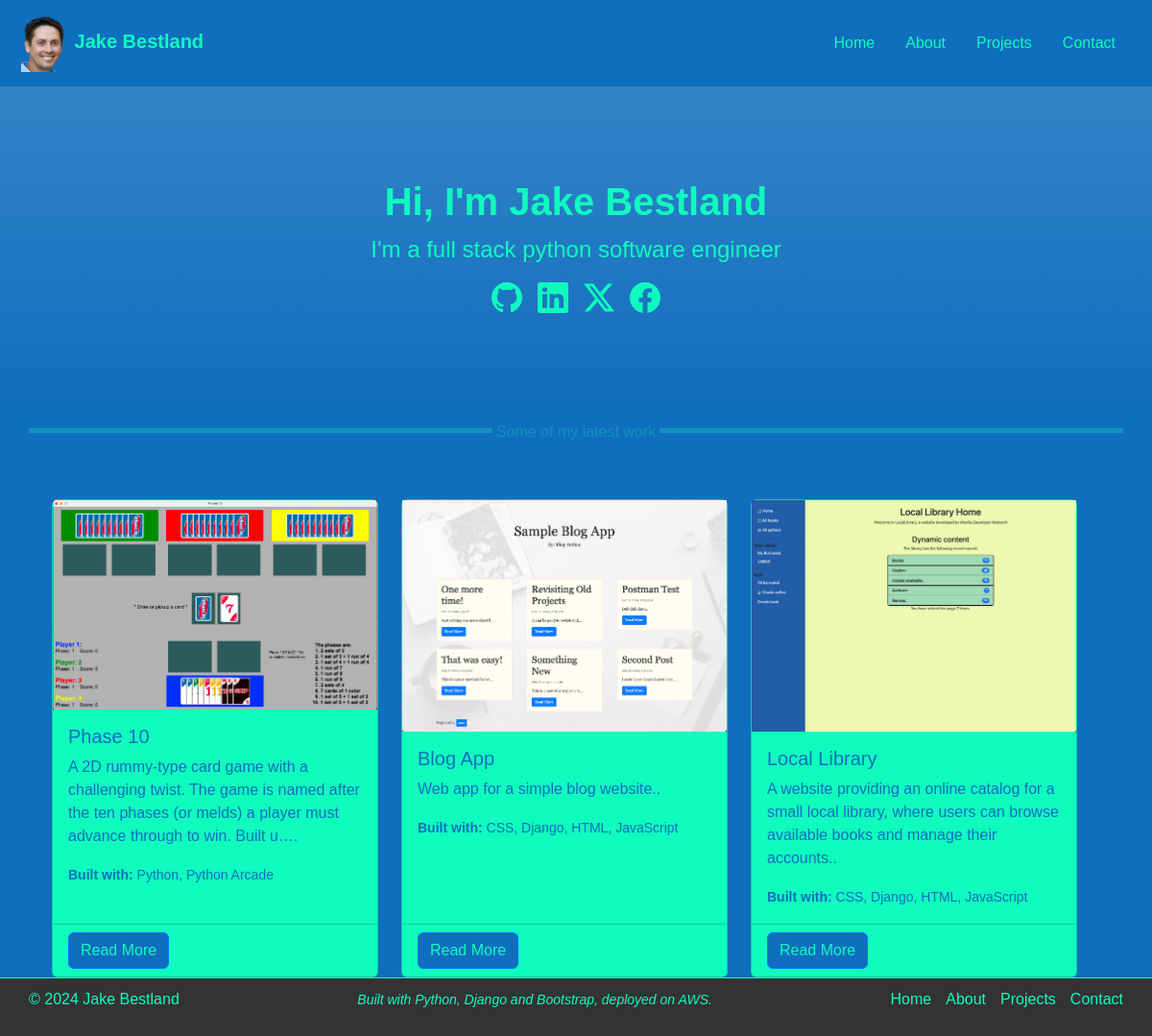
The page / on the database its author committed.
### projects/models.py (models this page shows, shortened)
class Project(models.Model):
    title = models.CharField(max_length=100)
    description = models.TextField()
    skill = models.ManyToManyField(Skill, help_text="Select a skill used for this project.")
    slug = models.SlugField(unique=True, null=True, blank=True)
    preview_image = models.ImageField(upload_to='images/previews/', null=True, blank=True)
    animated_gif = models.ImageField(upload_to='images/gifs/', null=True, blank=True)
    link = models.URLField(null=True, blank=True)
    highlight = models.BooleanField(default=False)
    def display_skill(self):
        """Create a string for the Skill.  This is required to display the skill in Admin."""
        return ', '.join(skill.name for skill in self.skill.all())
    display_skill.short_description = 'Skill'

class Skill(models.Model):
    name = models.CharField(max_length=100, unique=True)
    def __str__(self):
        return self.name
    class Meta:
        ordering = ['name']
        constraints = [
            UniqueConstraint(
                Lower('name'),
                name='skill_name_case_insensitive_unique',
                violation_error_message= "Skill already exists (case insensitive match)"
            ),
        ]

### projects/views.py (the view)
# urls.py: path('', views.HomePageView.as_view(), name='homepage'),
class HomePageView(generic.ListView):
    model = Project
    template_name = 'projects/homepage.html'

### projects/templates/projects/homepage.html (shortened to what this page needs)
{% extends "base.html" %}
{% load static %}
{% block content %}
<div class="px-4 py-5 text-center bg-gradient">
    <div class="row py-lg-5">
        <div class="col-lg-6 col-md-8 mx-auto">
            <h1 class="fw-semibold">Hi, I'm Jake Bestland</h1>
            <p class="lead fw-normal fs-4">I'm a full stack python software engineer</p>
            <div class="d-grid gap-3 d-sm-flex justify-content-center">
            <a class="icon-link icon-link-hover" style="--bs-icon-link-transform: translate3d(0, -.125rem, 0);" href="https://github.com/jake-bestland" target="_blank">
            </a>
            <a class="icon-link icon-link-hover" style="--bs-icon-link-transform: translate3d(0, -.125rem, 0);" href="https://www.linkedin.com/in/jake-bestland/" target="_blank">
            </a>
            <a class="icon-link icon-link-hover" style="--bs-icon-link-transform: translate3d(0, -.125rem, 0);" href="https://x.com/worstwater" target="_blank">
                <svg xmlns="http://www.w3.org/2000/svg" width="16" height="16" fill="currentColor" class="bi bi-twitter-x fs-2" viewBox="0 0 16 16">
                    <path d="M12.6.75h2.454l-5.36 6.142L16 15.25h-4.937l-3.867-5.07-4.425 5.07H.316l5.733-6.57L0 .75h5.063l3.495 4.633L12.601.75Zm-.86 13.028h1.36L4.323 2.145H2.865z"/>
                  </svg>
            </a>
            <a class="icon-link icon-link-hover" style="--bs-icon-link-transform: translate3d(0, -.125rem, 0);" href="https://www.facebook.com/jake.bestland/" target="_blank">
            </a>
        </div>
        </div>
    </div>
</div>
<br>
<div class="container">
    <div class="row align-items-end">
        <div class="row justify-content-evenly">
            <hr>
            <div class="row row-cols-1 row-cols-md-3 g-4">
            {% for project in project_list %}
                {% if project.highlight %}
                    <div class="col">
                        <div class="card h-100" style="background-color: #0FFCBE;">
                            <div class="gif-container d-inline-block">
                                {% if project.preview_image %}
                                <img src="{{ project.preview_image.url }}" class="img-fluid preview" alt="Static Preview" width="100%" height="300px">
                                {% endif %}
                            </div>
                            <div class="card-body" style="background-color: #0FFCBE; color: #106EBE;">
                                <h5 class="card-title">{{ project.title }}</h5>
                                <p class="card-text">{{ project.description|capfirst|truncatechars:150 }}.</p>
                                <p class="card-text"><small><strong>Built with: </strong>{{ project.skill.all|join:", " }}</small></p>
                            </div>
                            <div class="card-footer" style="background-color: #0FFCBE; color: #106EBE;">
                                <a href="{% url 'projects:project_detail' project.slug %}" class="btn btn-primary" style="background-color: #106EBE; color: #0FFCBE;">Read More</a>
                            </div>
                        </div>
                    </div>
                {% endif %}
            {% endfor %}
            </div>
        </div>
    </div>
</div>
{% endblock %}

### projects/static/projects/css/style.css (style rules this page uses)
html, body { margin: 0; padding: 0; height: 100%; overflow-y: auto; }
body { background-color: #106EBE; color: #0FFCBE; font-family: "Gill Sans", sans-serif; display: flex; flex-direction: column; min-height: 100vh; }
.navbar-brand, .nav-link, a { color: #0FFCBE; }
.gif-container img.preview { display: block; }

### projects/templates/base.html (style rules this page uses)
hr { border: none; border-top: 5px solid #0FFCBE; color: #0FFCBE; overflow: visible; text-align: center; height: 5px; }
hr::after { background: #106EBE; content: 'Some of my latest work'; padding: 0 4px; position: relative; top: -13px; }

### rows shown on the page
Project: preview_image (picture), title "Phase 10", description "A 2D rummy-type card game with a challenging twist. The game is named after the ten phases (or melds) a player must advance through to win. Built u…", skill.all "Python, Python Arcade"
Project: preview_image (picture), title "Blog App", description "Web app for a simple blog website.", skill.all "CSS, Django, HTML, JavaScript"
Project: preview_image (picture), title "Local Library", description "A website providing an online catalog for a small local library, where users can browse available books and manage their accounts.", skill.all "CSS, Django, HTML, JavaScript"
